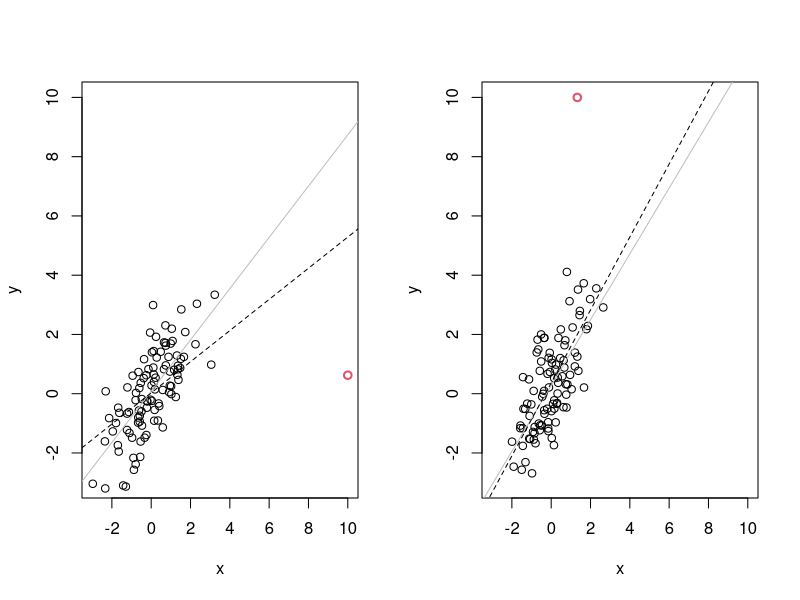

Source code (R):
pdf('Figs/typesOfOutliers.pdf')
par(mfrow=c(1,2))
#extreme x-value
x <- rnorm(100)
y <- x + rnorm(100)
plot(x,y, xlim=c(-3,10), ylim=c(-3,10))
lm1 <- lm(y~x)
abline(lm1, col='grey')

x[50] <- 10
points(x[50], y[50], col=2, lwd=2)
lm2 <- lm(y~x)
abline(lm2, lty=2)


#extreme y-value
x <- rnorm(100)
y <- x + rnorm(100)
plot(x,y, xlim=c(-3,10), ylim=c(-3,10))
lm1 <- lm(y~x)
abline(lm1, col='grey')

y[50] <- 10
points(x[50], y[50], col=2, lwd=2)
lm2 <- lm(y~x)
abline(lm2, lty=2)
dev.off()


